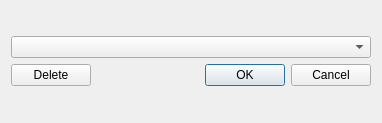
<?xml version="1.0" encoding="UTF-8"?>
<ui version="4.0">
 <class>ChooseBookmarkDialog</class>
 <widget class="QDialog" name="ChooseBookmarkDialog">
  <property name="geometry">
   <rect>
    <x>0</x>
    <y>0</y>
    <width>382</width>
    <height>123</height>
   </rect>
  </property>
  <property name="windowTitle">
   <string>Choose bookmark</string>
  </property>
  <layout class="QVBoxLayout" name="verticalLayout_2">
   <item>
    <layout class="QVBoxLayout" name="verticalLayout">
     <item>
      <widget class="QComboBox" name="comboBox"/>
     </item>
     <item>
      <layout class="QHBoxLayout" name="horizontalLayout">
       <item>
        <widget class="QPushButton" name="buttonDelete">
         <property name="text">
          <string>Delete</string>
         </property>
        </widget>
       </item>
       <item>
        <spacer name="horizontalSpacer">
         <property name="orientation">
          <enum>Qt::Horizontal</enum>
         </property>
         <property name="sizeHint" stdset="0">
          <size>
           <width>40</width>
           <height>20</height>
          </size>
         </property>
        </spacer>
       </item>
       <item>
        <widget class="QDialogButtonBox" name="buttonBox">
         <property name="orientation">
          <enum>Qt::Horizontal</enum>
         </property>
         <property name="standardButtons">
          <set>QDialogButtonBox::Cancel|QDialogButtonBox::Ok</set>
         </property>
        </widget>
       </item>
      </layout>
     </item>
    </layout>
   </item>
  </layout>
 </widget>
 <resources/>
 <connections>
  <connection>
   <sender>buttonBox</sender>
   <signal>accepted()</signal>
   <receiver>ChooseBookmarkDialog</receiver>
   <slot>accept()</slot>
   <hints>
    <hint type="sourcelabel">
     <x>248</x>
     <y>254</y>
    </hint>
    <hint type="destinationlabel">
     <x>157</x>
     <y>274</y>
    </hint>
   </hints>
  </connection>
  <connection>
   <sender>buttonBox</sender>
   <signal>rejected()</signal>
   <receiver>ChooseBookmarkDialog</receiver>
   <slot>reject()</slot>
   <hints>
    <hint type="sourcelabel">
     <x>316</x>
     <y>260</y>
    </hint>
    <hint type="destinationlabel">
     <x>286</x>
     <y>274</y>
    </hint>
   </hints>
  </connection>
 </connections>
</ui>
